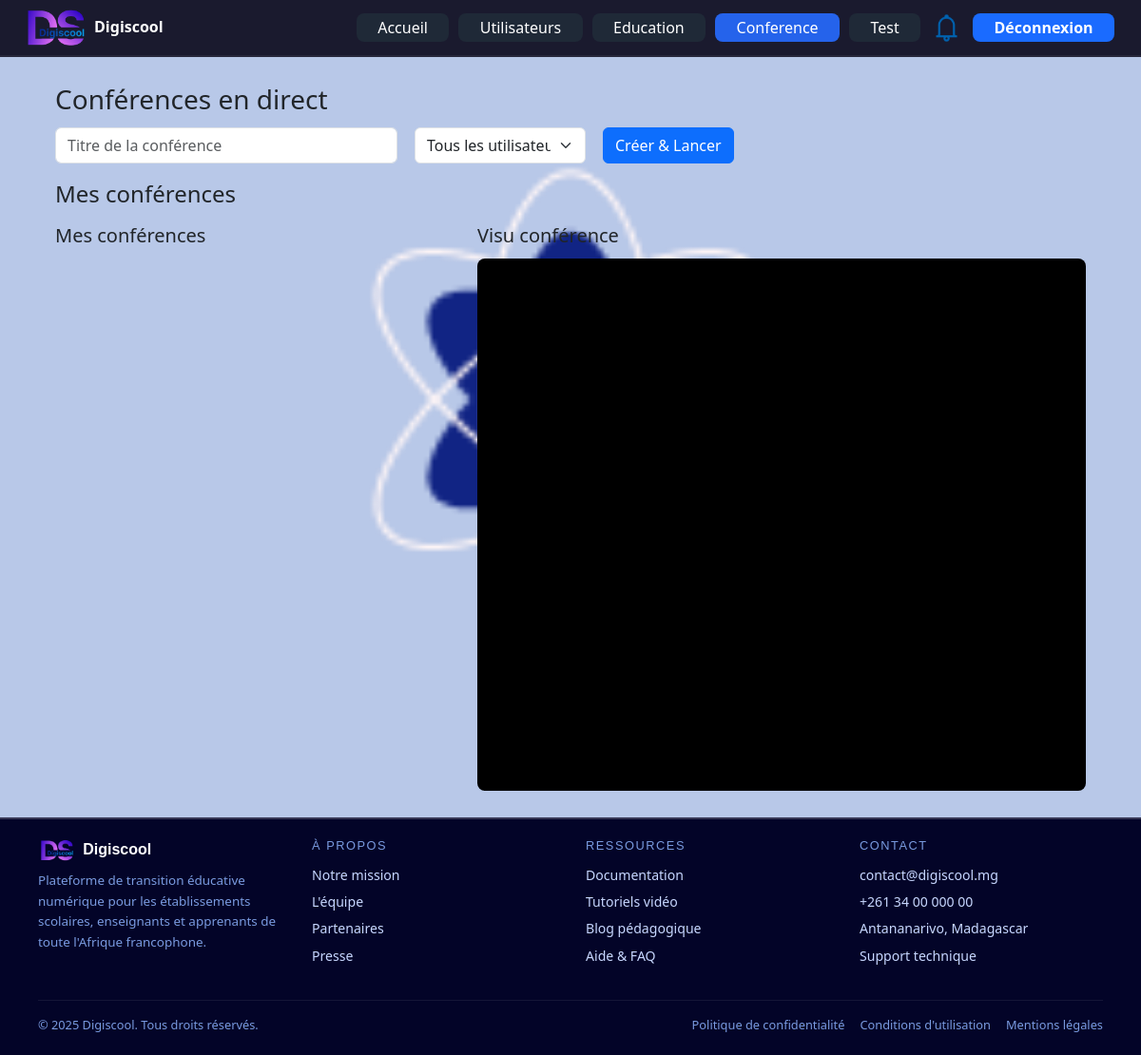
Before: /admin/conference (signed in) with the older database file.
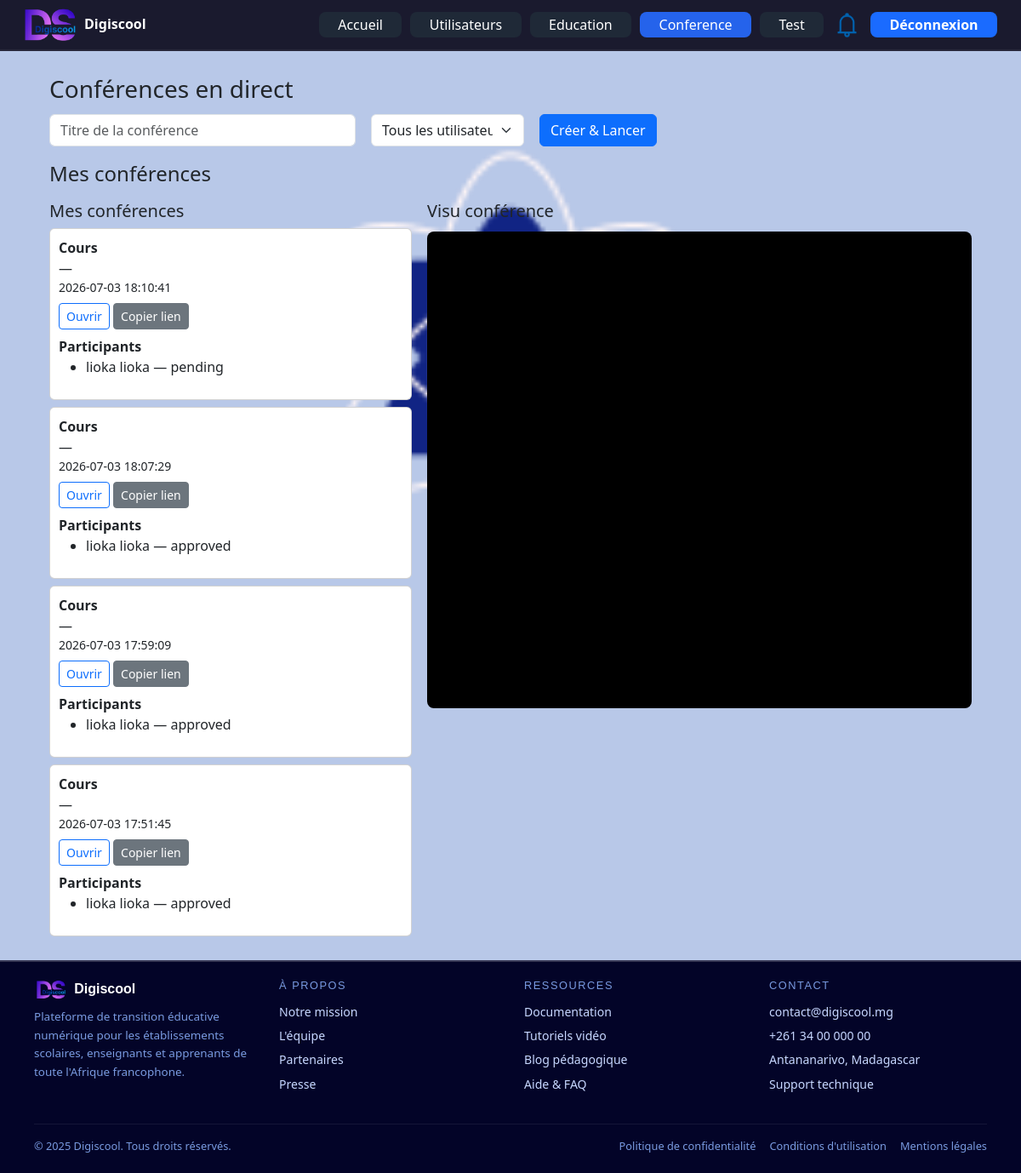
After: the same page with the newer database file.
### tables this page shows
CREATE TABLE conferences (
                id INTEGER PRIMARY KEY AUTOINCREMENT,
                created_by INTEGER NOT NULL,
                titre TEXT NOT NULL,
                room_name TEXT NOT NULL UNIQUE,
                target_type TEXT NOT NULL DEFAULT 'all',
                status TEXT NOT NULL DEFAULT 'active',
                created_at DATETIME DEFAULT CURRENT_TIMESTAMP,
                FOREIGN KEY(created_by) REFERENCES users(id)
            );

CREATE TABLE conference_participants (
                id INTEGER PRIMARY KEY AUTOINCREMENT,
                conference_id INTEGER NOT NULL,
                user_id INTEGER NOT NULL,
                role TEXT NOT NULL DEFAULT 'user',
                status TEXT NOT NULL DEFAULT 'pending',
                created_at DATETIME DEFAULT CURRENT_TIMESTAMP,
                FOREIGN KEY(conference_id) REFERENCES conferences(id),
                FOREIGN KEY(user_id) REFERENCES users(id),
                UNIQUE(conference_id, user_id)
            );

CREATE TABLE users (
                id INTEGER PRIMARY KEY AUTOINCREMENT,
                name TEXT NOT NULL,
                email TEXT NOT NULL UNIQUE,
                password_hash TEXT NOT NULL,
                role TEXT NOT NULL DEFAULT 'user',
                created_at DATETIME DEFAULT CURRENT_TIMESTAMP
            , sexe TEXT DEFAULT '', adresse TEXT DEFAULT '', classe TEXT DEFAULT '', nom TEXT DEFAULT '', prenom TEXT DEFAULT '', statut TEXT NOT NULL DEFAULT 'En attente', dob TEXT DEFAULT '', profession TEXT DEFAULT '', etablissement TEXT DEFAULT '', filiere TEXT DEFAULT '', lien_etablissement TEXT DEFAULT '', matricule TEXT DEFAULT '', phone TEXT DEFAULT '', username TEXT DEFAULT '');

### app.py (the view)
@app.route('/admin/conference')
@login_required
@admin_required
def admin_conference():
    with get_db() as db:
        notif_count = db.execute(
            "SELECT COUNT(*) FROM notifications WHERE user_id IN (SELECT id FROM users WHERE role='admin') AND is_read=0"
        ).fetchone()[0]
        users = db.execute("SELECT id, name, nom, prenom FROM users WHERE role!='admin' ORDER BY name").fetchall()
        conferences = db.execute(
            'SELECT * FROM conferences WHERE created_by=? ORDER BY created_at DESC',
            (session['user_id'],)
        ).fetchall()
        conferences_payload = []
        for conference in conferences:
            participants = db.execute(
                '''SELECT cp.*, u.name AS user_name
                   FROM conference_participants cp
                   JOIN users u ON u.id = cp.user_id
                   WHERE cp.conference_id=?
                   ORDER BY cp.created_at DESC''',
                (conference['id'],)
            ).fetchall()
            conferences_payload.append({
                'id': conference['id'],
                'titre': conference['titre'],
                'room_name': conference['room_name'],
                'target_type': conference['target_type'],
                'status': conference['status'],
                'created_at': conference['created_at'],
                'participants': [dict(p) for p in participants],
            })
    return render_template(
        'admin/conference.html',
        notif_count=notif_count,
        users=users,
        conferences=conferences_payload,
        active_page='conference',
    )

### app.py (called while the page is built)
def get_db():
    conn = sqlite3.connect(DB_PATH)
    conn.row_factory = sqlite3.Row
    return conn

def login_required(view):
    @wraps(view)
    def wrapped_view(*args, **kwargs):
        if 'user_id' not in session:
            return redirect(url_for('index'))
        return view(*args, **kwargs)
    return wrapped_view

def admin_required(view):
    @wraps(view)
    def wrapped_view(*args, **kwargs):
        if session.get('role') != 'admin':
            return redirect(url_for('dashboard'))
        return view(*args, **kwargs)
    return wrapped_view

### templates/admin/conference.html (shortened to what this page needs)
{% extends "admin/dashboard.html" %}
{% set active_page = 'conference' %}
{% block content %}
<div class="container">
  <h3>Conférences en direct</h3>
  <div style="display:flex;gap:18px;margin-top:12px;align-items:center">
    <input id="conf_title" placeholder="Titre de la conférence" class="form-control" style="max-width:360px">
    <select id="target_type" class="form-select" style="max-width:180px">
      <option value="all">Tous les utilisateurs</option>
    </select>
    <button id="create_conf" class="btn btn-primary">Créer & Lancer</button>
  </div>
  <h4 style="margin-top:18px">Mes conférences</h4>
  <div style="margin-top:18px">
    <div style="display:flex;gap:18px">
      <div style="flex:1">
        <h5>Mes conférences</h5>
        <div id="confs_list">
          {% for c in conferences %}
          <div class="card" style="padding:10px;margin-top:8px">
            <strong>{{ c.titre }}</strong> — <small>{{ c.created_at }}</small>
            <div style="margin-top:8px">
              <button class="btn btn-sm btn-outline-primary" onclick="openRoom('{{ c.room_name }}')">Ouvrir</button>
              <button class="btn btn-sm btn-secondary" data-id="{{ c.id }}" onclick="copyRoom(this)">Copier lien</button>
            </div>
            <div style="margin-top:8px">
              <strong>Participants</strong>
              <ul>
                {% for p in c.participants %}
                <li id="part-{{ c.id }}-{{ p.user_id }}">{{ p.user_name }} — <span class="part-status">{{ p.status }}</span>
                </li>
                {% endfor %}
              </ul>
            </div>
          </div>
          {% endfor %}
        </div>
      </div>
      <div style="width:640px;flex-shrink:0">
        <h5>Visu conférence</h5>
        <div class="video-wrapper">
          <iframe id="jitsi_iframe" src="" style="width:100%;height:100%;border:0;border-radius:8px" allow="camera; microphone; fullscreen; display-capture"></iframe>
        </div>
      </div>
    </div>
  </div>
</div>
{% endblock %}

Changed rows visible on the page:
added conferences: titre "Cours", created_at "2026-07-03 18:10:41"
added conference_participants: user_name "lioka lioka", status "pending", shown under "Cours"
added conferences: titre "Cours", created_at "2026-07-03 18:07:29"
added conference_participants: user_name "lioka lioka", status "approved", shown under "Cours"
added conferences: titre "Cours", created_at "2026-07-03 17:59:09"
added conference_participants: user_name "lioka lioka", status "approved", shown under "Cours"
added conferences: titre "Cours", created_at "2026-07-03 17:51:45"
added conference_participants: user_name "lioka lioka", status "approved", shown under "Cours"
